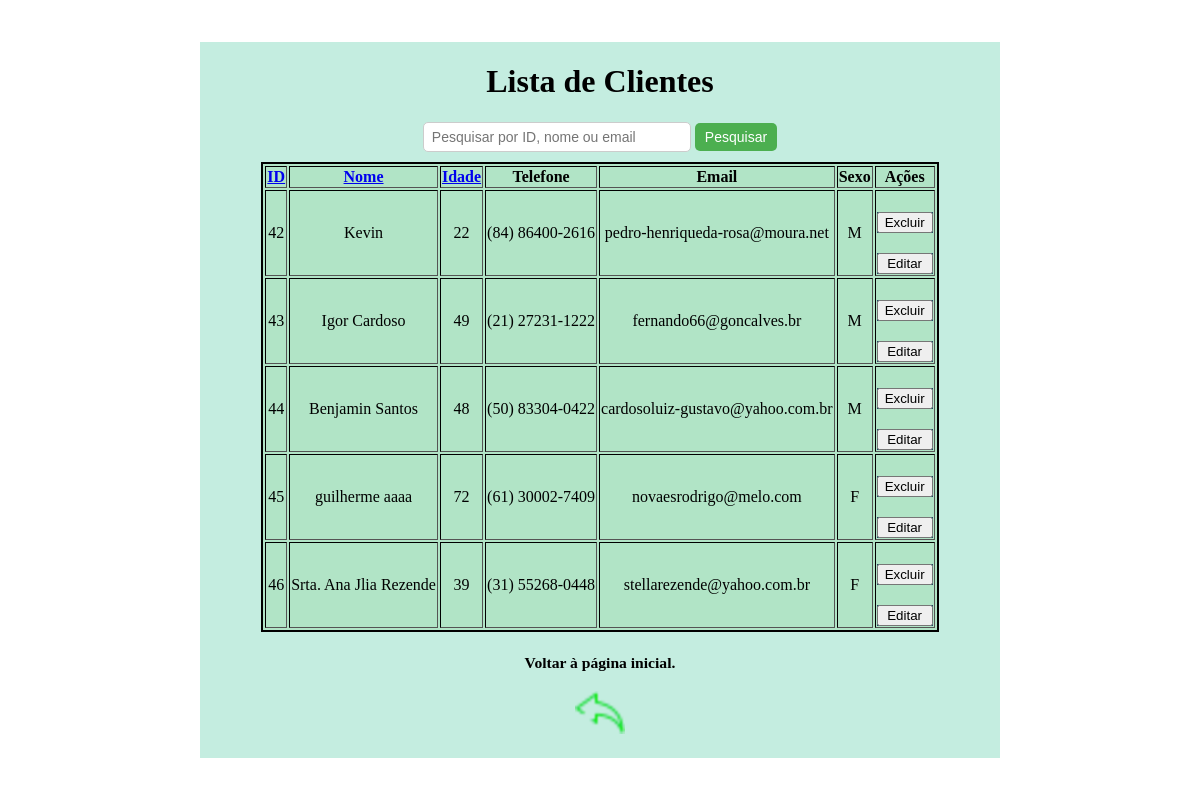
/gerenciar-clientes, run on an earlier commit of the app's database.
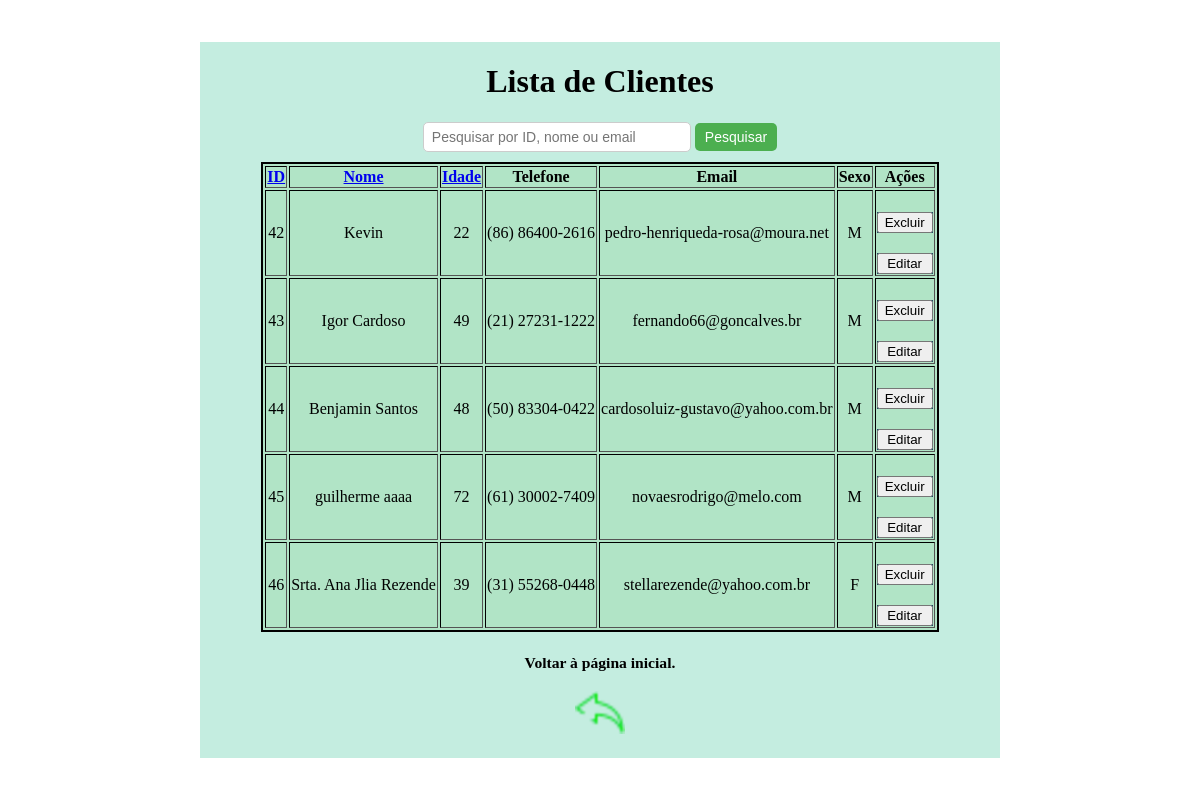
And on a later commit of the database.
### tables this page shows
CREATE TABLE clientes (
                id INTEGER PRIMARY KEY AUTOINCREMENT, 
                nome TEXT NOT NULL, 
                idade INTEGER NOT NULL,
                telefone TEXT,
                email TEXT,
                sexo TEXT CHECK (sexo IN ('M', 'F'))
        );

### app/controllers.py (the view)
    @app.route("/gerenciar-clientes")
    def gerenciar_clientes():
        return views.gerenciar_clientes()

### app/models.py (called while the page is built)
def conectar():
    conexao = sqlite3.connect("cadastro_clientes.db")
    return conexao

def buscar_clientes_ordenado(campo='id', busca='', ordem=True):
    conexao = conectar()
    conexao.row_factory = sqlite3.Row
    cursor = conexao.cursor()
    direcao = 'ASC' if ordem else 'DESC'
    campos_validos = ['id', 'nome', 'idade', 'sexo', 'email']
    if campo not in campos_validos:
        campo = 'id'
    query = f"""
        SELECT * FROM clientes
        WHERE id LIKE ? OR nome LIKE ? OR email LIKE ?
        ORDER BY {campo} {direcao}
    """
    cursor.execute(query, (f'%{busca}%', f'%{busca}%', f'%{busca}%'))
    clientes = cursor.fetchall()
    cursor.close()
    conexao.close()
    return clientes

### app/views.py (called while the page is built)
def gerenciar_clientes():
    try:
        campo = request.args.get("campo", "id")
        ordem = request.args.get("ordem", "asc") == "asc"
        busca = request.args.get("pesquisa", "")
        clientes = models.buscar_clientes_ordenado(campo=campo,busca=busca, ordem=ordem)
        return render_template('gerenciar_cliente.html', clientes=clientes, campo=campo, ordem=ordem, busca=busca)
    except Exception as e:
        return f"Erro ao buscar clientes: {str(e)}", 500

### app/templates/gerenciar_cliente.html (shortened to what this page needs)
<!DOCTYPE html>
<html lang="pt-br">
<head>
    <link rel="stylesheet" href="{{ url_for('static', filename='style.css') }}">
</head>
<body>
    <div class="container01">
        <h1 class="h101">Lista de Clientes</h1>
        <form action="{{ url_for('gerenciar_clientes')}}" method="GET" class="search-bar">
            <input type="text" name="pesquisa" placeholder="Pesquisar por ID, nome ou email" value="{{ request.args.get('pesquisa', '') }}">
            <button type="submit">Pesquisar</button>
        </form>
        <table border="1">
            <thead>
                <tr>
                    <th>
                        <a href="{{ url_for('gerenciar_clientes', campo='id', ordem='desc' if campo == 'id' and ordem == 'asc' else 'asc', pesquisa=request.args.get('pesquisa', '')) }}">
                            ID
                        </a>
                    </th>
                    <th>
                        <a href="{{ url_for('gerenciar_clientes', campo='nome', ordem='desc' if campo == 'nome' and ordem == 'asc' else 'asc', pesquisa=request.args.get('pesquisa', '')) }}">
                            Nome
                        </a>
                    </th>
                    <th>
                        <a href="{{ url_for('gerenciar_clientes', campo='idade', ordem='desc' if campo == 'idade' and ordem == 'asc' else 'asc', pesquisa=request.args.get('pesquisa', '')) }}">
                            Idade
                        </a>
                    </th>
                    <th>Telefone</th>
                    <th>Email</th>
                    <th>Sexo</th>
                    <th>Ações</th>
                </tr>
            </thead>
            <tbody>
                {% for cliente in clientes %}
                <tr>
                    <td>{{ cliente.id }}</td>
                    <td>{{ cliente.nome }}</td>
                    <td>{{ cliente.idade }}</td>
                    <td>{{ cliente.telefone }}</td>
                    <td>{{ cliente.email }}</td>
                    <td>{{ cliente.sexo }}</td>
                    <td>
                        <form class="form01" action="{{ url_for('deletar_cliente', id=cliente.id) }}" method="post" onsubmit="return confirm('Tem certeza que deseja excluir este cliente?');">
                            <button type="submit">Excluir</button>
                        </form>
                        <form class="form01" onsubmit="return false;">
                            <button type="button" onclick="editarLinha(this)">Editar</button>
                        </form>
                    </td>
                </tr>
                {% endfor %}
            </tbody>
        </table>
        <h3>
            <p><small>Voltar à página inicial.</small></p>
            <p>
                <a href="{{ url_for('pagina_inicial') }}" rel="prev">
                    <img src="{{ url_for('static', filename='imagem/setade voltar.png') }}" alt="Setade voltar">
                </a>
            </p>
        </h3>
    </div>
</body>
</html>

### app/static/style.css (style rules this page uses)
body { margin: 0; padding: 0; display: flex; justify-content: center; align-items: center; height: 100vh; }
.container01 { text-align: center; background-color: rgb(196, 237, 224); width: 500px; width: 80%; max-width: 800px; }
table { margin-left: auto; margin-right: auto; border: 2px solid #000000; table-layout: auto; background-color: #b1e4c6; }
form { display: flex; flex-direction: column; gap: 10px; margin-top: 20px; font-family: 'Times New Roman', Times, serif; font-size: 1em; }
.form01 { background-color: rgb(32, 76, 101); font-family: 'Times New Roman', Times, serif; }
.search-bar { display: contents; align-items: center; gap: 8px; }
.search-bar input[type="text"] { padding: 6px 8px; width: 250px; border: 1px solid #ccc; border-radius: 5px; font-size: 14px; }
.search-bar button { padding: 6px 10px; font-size: 14px; background-color: #4CAF50; color: white; border: none; border-radius: 5px; cursor: pointer; }
table { margin-top: 10px; }

What changed in the data, as far as the page shows it:
changed clientes "Kevin": telefone "(84) 86400-2616" → "(86) 86400-2616"
changed clientes "guilherme aaaa": sexo "F" → "M"
